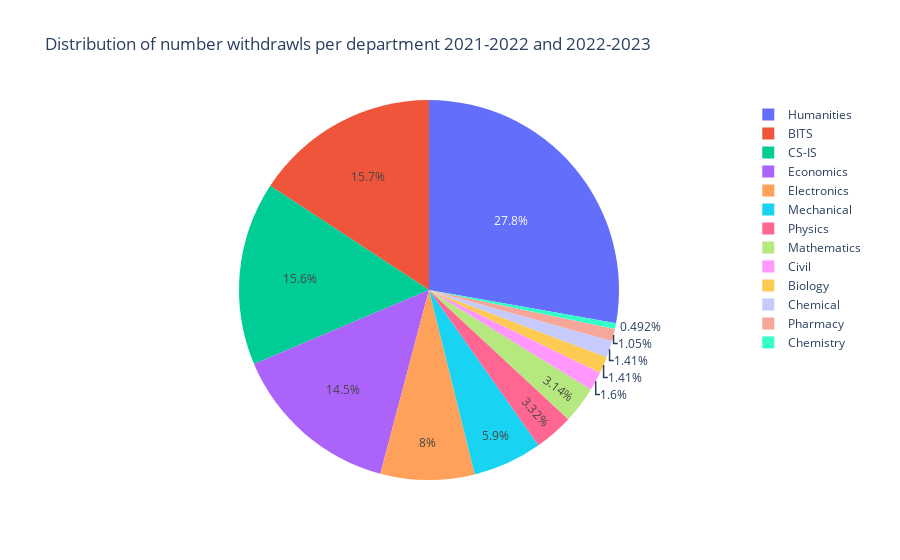

Notebook cell for this chart:
### Code cell
# Function to plot departmentwise number of course withdrawls
def withdrawl():   
    ws2021_2022 = pd.read_excel('./Ws 2021-2022.xlsx')
    ws2022_2023 = pd.read_excel('./Ws 2022-2023.xlsx')
    # merge all rows of ws2021_2022 and ws2022_2023, adding a column "dropping year" in a new dataframe withdraw_df
    ws2022_2023['Dropping Year'] = 2022
    ws2021_2022['Dropping Year'] = 2021
    withdraw_df = pd.concat([ws2021_2022, ws2022_2023], ignore_index=True)
    # withdraw_df.reset_index()
    
    withdraw_df.head(8)
    # plotly pie chart using Subject column, plot shows number of students who dropped out of each subject
    subject_count = withdraw_df['Subject'].value_counts() # number of students who dropped out of each subject
    subject_count = subject_count.reset_index()
    subject_count.columns = ['Subject', 'Count']
    subject_count["Department"] = subject_count["Subject"]
    subject_count = subject_count.drop(['Subject'], axis=1)
    # make Department the first column
    subject_count = subject_count[['Department', 'Count']]
    # print all unique Departments
    print("Unique Departments: " + str(subject_count['Department'].unique()))
    
    # Group the similar branches into departments
    def group_departments(department):
        if department in ['HSS', 'GS']:
            return 'Humanities'
        elif department in ['CS', 'IS']:
            return 'CS-IS'
        elif department in ['ECON', 'FIN', 'MGTS']:
            return 'Economics'
        elif department in ['EEE', 'ECE', 'INSTR']:
            return 'Electronics'
        elif department in ['MF', 'ME', 'AN']:
            return 'Mechanical'
        elif department in ['BIO', 'BIOT']:
            return 'Biology'
        elif department in ['PHY']:
            return 'Physics'
        elif department in ['MATH']:
            return 'Mathematics'
        elif department in ['CE']:
            return 'Civil'
        elif department in ['CHE']:
            return 'Chemical'
        elif department in ['CHEM']:
            return 'Chemistry'
        elif department in ['PHA']:
            return 'Pharmacy'
        else:
            return department
    
    subject_count['Department'] = subject_count['Department'].apply(group_departments)
    subject_count = subject_count.groupby(['Department'])['Count'].sum() #.sum is used to group by department and sum the count of students who dropped out of each subject
    subject_count.reset_index()
    fig = px.pie(subject_count, values='Count', names=subject_count.index, title='Distribution of number withdrawls per department 2021-2022 and 2022-2023')
    fig.show()
withdrawl()

### Figure 1 — Plotly figure (JSON) as saved in the notebook; plotly's stock layout.template omitted (floating-point values rounded to 4 significant figures)
{"data": [{"domain": {"x": [0, 1], "y": [0, 1]}, "hovertemplate": "Department=%{label}<br>Count=%{value}<extra></extra>", "labels": ["BITS", "Biology", "CS-IS", "Chemical", "Chemistry", "Civil", "Economics", "Electronics", "Humanities", "Mathematics", "Mechanical", "Pharmacy", "Physics"], "legendgroup": "", "name": "", "showlegend": true, "type": "pie", "values": [256, 23, 254, 23, 8, 26, 236, 130, 452, 51, 96, 17, 54]}], "layout": {"legend": {"tracegroupgap": 0}, "title": {"text": "Distribution of number withdrawls per department 2021-2022 and 2022-2023"}}}
